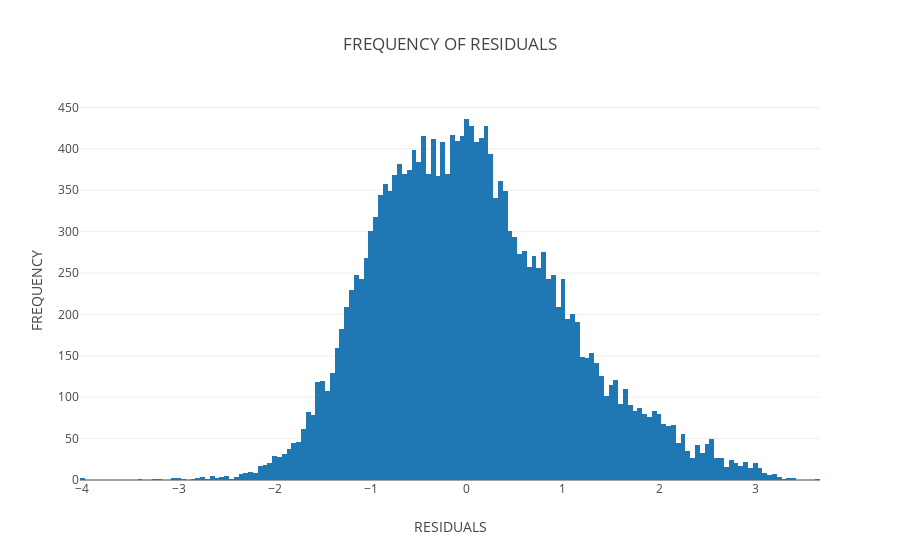

Here is the notebook cell this chart was saved with:
### Markdown cell above
## Histogram frequency ##

### Code cell
data = [go.Histogram(x=df.est - df.rui)]
layout = go.Layout(
    title='FREQUENCY OF RESIDUALS',
    xaxis=dict(
        title='RESIDUALS'
    ),
    yaxis=dict(
        title='FREQUENCY'
    )
)
fig = go.Figure(data=data, layout=layout)
plot.iplot(fig, filename='residuals')

### Figure 1 — Plotly figure (JSON) as saved in the notebook; plotly's stock layout.template omitted (floating-point values rounded to 4 significant figures; data arrays with more than 128 entries replaced by an {"elided": "..."} marker saying what was removed)
{"data": [{"type": "histogram", "x": {"elided": "20000 float values"}}], "layout": {"title": "FREQUENCY OF RESIDUALS", "xaxis": {"title": "RESIDUALS"}, "yaxis": {"title": "FREQUENCY"}}}
